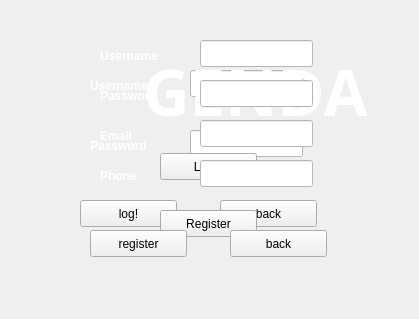
    <widget class="QWidget" name="Lander">
     <widget class="QWidget" name="widgetLog" native="true">
      <property name="geometry">
       <rect>
        <x>0</x>
        <y>0</y>
        <width>400</width>
        <height>300</height>
       </rect>
      </property>
      <property name="contextMenuPolicy">
       <enum>Qt::NoContextMenu</enum>
      </property>
      <property name="styleSheet">
       <string notr="true">alternate-background-color: rgb(85, 255, 255);</string>
      </property>
      <widget class="QPushButton" name="btnLogIn_2">
       <property name="geometry">
        <rect>
         <x>80</x>
         <y>200</y>
         <width>97</width>
         <height>27</height>
        </rect>
       </property>
       <property name="font">
        <font>
         <italic>false</italic>
        </font>
       </property>
       <property name="text">
        <string>log!</string>
       </property>
      </widget>
      <widget class="QPushButton" name="btnBack_2">
       <property name="geometry">
        <rect>
         <x>220</x>
         <y>200</y>
         <width>97</width>
         <height>27</height>
        </rect>
       </property>
       <property name="text">
        <string>back</string>
       </property>
      </widget>
      <widget class="QLabel" name="labelUserName_2">
       <property name="geometry">
        <rect>
         <x>90</x>
         <y>70</y>
         <width>81</width>
         <height>31</height>
        </rect>
       </property>
       <property name="font">
        <font>
         <weight>75</weight>
         <bold>true</bold>
        </font>
       </property>
       <property name="styleSheet">
        <string notr="true">color: rgb(255, 255, 255);</string>
       </property>
       <property name="text">
        <string>Username</string>
       </property>
      </widget>
      <widget class="QLineEdit" name="lineEditUserName_2">
       <property name="geometry">
        <rect>
         <x>190</x>
         <y>70</y>
         <width>113</width>
         <height>27</height>
        </rect>
       </property>
       <property name="styleSheet">
        <string notr="true">background-color: rgb(255, 255, 255);</string>
       </property>
      </widget>
      <widget class="QLineEdit" name="lineEditPassword_2">
       <property name="geometry">
        <rect>
         <x>190</x>
         <y>130</y>
         <width>113</width>
         <height>27</height>
        </rect>
       </property>
       <property name="styleSheet">
        <string notr="true">background-color: rgb(255, 255, 255);</string>
       </property>
       <property name="echoMode">
        <enum>QLineEdit::Password</enum>
       </property>
      </widget>
      <widget class="QLabel" name="labelPassword_2">
       <property name="geometry">
        <rect>
         <x>90</x>
         <y>130</y>
         <width>81</width>
         <height>31</height>
        </rect>
       </property>
       <property name="font">
        <font>
         <weight>75</weight>
         <bold>true</bold>
        </font>
       </property>
       <property name="styleSheet">
        <string notr="true">color: rgb(255, 255, 255);</string>
       </property>
       <property name="text">
        <string>Password</string>
       </property>
      </widget>
     </widget>
     <widget class="QWidget" name="widgetWelcome" native="true">
      <property name="geometry">
       <rect>
        <x>10</x>
        <y>10</y>
        <width>400</width>
        <height>300</height>
       </rect>
      </property>
      <property name="contextMenuPolicy">
       <enum>Qt::NoContextMenu</enum>
      </property>
      <widget class="QPushButton" name="btnLog">
       <property name="geometry">
        <rect>
         <x>150</x>
         <y>143</y>
         <width>97</width>
         <height>27</height>
        </rect>
       </property>
       <property name="font">
        <font>
         <italic>false</italic>
        </font>
       </property>
       <property name="text">
        <string>Login</string>
       </property>
      </widget>
      <widget class="QPushButton" name="btnReg">
       <property name="geometry">
        <rect>
         <x>150</x>
         <y>200</y>
         <width>97</width>
         <height>27</height>
        </rect>
       </property>
       <property name="text">
        <string>Register</string>
       </property>
      </widget>
      <widget class="QLabel" name="labLogo">
       <property name="geometry">
        <rect>
         <x>25</x>
         <y>14</y>
         <width>141</width>
         <height>131</height>
        </rect>
       </property>
       <property name="text">
        <string/>
       </property>
       <property name="pixmap">
        <pixmap resource="logo.qrc">:/new/prefix1/logo2.png</pixmap>
       </property>
       <property name="scaledContents">
        <bool>true</bool>
       </property>
      </widget>
      <widget class="QLabel" name="labTitle">
       <property name="geometry">
        <rect>
         <x>70</x>
         <y>15</y>
         <width>351</width>
         <height>131</height>
        </rect>
       </property>
       <property name="palette">
        <palette>
         <active>
          <colorrole role="WindowText">
           <brush brushstyle="SolidPattern">
            <color alpha="255">
             <red>255</red>
             <green>255</green>
             <blue>255</blue>
            </color>
           </brush>
          </colorrole>
          <colorrole role="Dark">
           <brush brushstyle="SolidPattern">
            <color alpha="255">
             <red>199</red>
             <green>199</green>
             <blue>199</blue>
            </color>
           </brush>
          </colorrole>
          <colorrole role="Text">
           <brush brushstyle="SolidPattern">
            <color alpha="255">
             <red>255</red>
             <green>255</green>
             <blue>255</blue>
            </color>
           </brush>
          </colorrole>
          <colorrole role="ButtonText">
           <brush brushstyle="SolidPattern">
            <color alpha="255">
             <red>68</red>
             <green>68</green>
             <blue>68</blue>
            </color>
           </brush>
          </colorrole>
         </active>
         <inactive>
          <colorrole role="WindowText">
           <brush brushstyle="SolidPattern">
            <color alpha="255">
             <red>255</red>
             <green>255</green>
             <blue>255</blue>
            </color>
           </brush>
          </colorrole>
          <colorrole role="Dark">
           <brush brushstyle="SolidPattern">
            <color alpha="255">
             <red>199</red>
             <green>199</green>
             <blue>199</blue>
            </color>
           </brush>
          </colorrole>
          <colorrole role="Text">
           <brush brushstyle="SolidPattern">
            <color alpha="255">
             <red>255</red>
             <green>255</green>
             <blue>255</blue>
            </color>
           </brush>
          </colorrole>
          <colorrole role="ButtonText">
           <brush brushstyle="SolidPattern">
            <color alpha="255">
             <red>68</red>
             <green>68</green>
             <blue>68</blue>
            </color>
           </brush>
          </colorrole>
         </inactive>
         <disabled>
          <colorrole role="WindowText">
           <brush brushstyle="SolidPattern">
            <color alpha="255">
             <red>199</red>
             <green>199</green>
             <blue>199</blue>
            </color>
           </brush>
          </colorrole>
          <colorrole role="Dark">
           <brush brushstyle="SolidPattern">
            <color alpha="255">
             <red>199</red>
             <green>199</green>
             <blue>199</blue>
            </color>
           </brush>
          </colorrole>
          <colorrole role="Text">
           <brush brushstyle="SolidPattern">
            <color alpha="255">
             <red>199</red>
             <green>199</green>
             <blue>199</blue>
            </color>
           </brush>
          </colorrole>
          <colorrole role="ButtonText">
           <brush brushstyle="SolidPattern">
            <color alpha="255">
             <red>199</red>
             <green>199</green>
             <blue>199</blue>
            </color>
           </brush>
          </colorrole>
         </disabled>
        </palette>
       </property>
       <property name="font">
        <font>
         <family>Adobe 黑体 Std R</family>
         <pointsize>48</pointsize>
         <weight>75</weight>
         <bold>true</bold>
        </font>
       </property>
       <property name="text">
        <string>GENDA</string>
       </property>
       <property name="scaledContents">
        <bool>false</bool>
       </property>
       <property name="alignment">
        <set>Qt::AlignCenter</set>
       </property>
      </widget>
     </widget>
     <widget class="QWidget" name="widgetReg" native="true">
      <property name="geometry">
       <rect>
        <x>10</x>
        <y>10</y>
        <width>400</width>
        <height>300</height>
       </rect>
      </property>
      <property name="contextMenuPolicy">
       <enum>Qt::NoContextMenu</enum>
      </property>
      <property name="styleSheet">
       <string notr="true">alternate-background-color: rgb(85, 255, 255);</string>
      </property>
      <widget class="QPushButton" name="btnReg_reg_2">
       <property name="geometry">
        <rect>
         <x>80</x>
         <y>220</y>
         <width>97</width>
         <height>27</height>
        </rect>
       </property>
       <property name="font">
        <font>
         <italic>false</italic>
        </font>
       </property>
       <property name="text">
        <string>register</string>
       </property>
      </widget>
      <widget class="QPushButton" name="btnBack_reg_2">
       <property name="geometry">
        <rect>
         <x>220</x>
         <y>220</y>
         <width>97</width>
         <height>27</height>
        </rect>
       </property>
       <property name="text">
        <string>back</string>
       </property>
      </widget>
      <widget class="QLabel" name="labelUserName_reg_2">
       <property name="geometry">
        <rect>
         <x>90</x>
         <y>30</y>
         <width>81</width>
         <height>31</height>
        </rect>
       </property>
       <property name="font">
        <font>
         <weight>75</weight>
         <bold>true</bold>
        </font>
       </property>
       <property name="styleSheet">
        <string notr="true">color: rgb(255, 255, 255);</string>
       </property>
       <property name="text">
        <string>Username</string>
       </property>
      </widget>
      <widget class="QLineEdit" name="lineEditUsername_reg_2">
       <property name="geometry">
        <rect>
         <x>190</x>
         <y>30</y>
         <width>113</width>
         <height>27</height>
        </rect>
       </property>
       <property name="styleSheet">
        <string notr="true">background-color: rgb(255, 255, 255);</string>
       </property>
      </widget>
      <widget class="QLineEdit" name="lineEditPSW_reg_2">
       <property name="geometry">
        <rect>
         <x>190</x>
         <y>70</y>
         <width>113</width>
         <height>27</height>
        </rect>
       </property>
       <property name="styleSheet">
        <string notr="true">background-color: rgb(255, 255, 255);</string>
       </property>
       <property name="echoMode">
        <enum>QLineEdit::Normal</enum>
       </property>
      </widget>
      <widget class="QLabel" name="labelPassword_reg_2">
       <property name="geometry">
        <rect>
         <x>90</x>
         <y>70</y>
         <width>81</width>
         <height>31</height>
        </rect>
       </property>
       <property name="font">
        <font>
         <weight>75</weight>
         <bold>true</bold>
        </font>
       </property>
       <property name="styleSheet">
        <string notr="true">color: rgb(255, 255, 255);</string>
       </property>
       <property name="text">
        <string>Password</string>
       </property>
      </widget>
      <widget class="QLabel" name="labelEmail_reg_2">
       <property name="geometry">
        <rect>
         <x>90</x>
         <y>110</y>
         <width>81</width>
         <height>31</height>
        </rect>
       </property>
       <property name="font">
        <font>
         <weight>75</weight>
         <bold>true</bold>
        </font>
       </property>
       <property name="styleSheet">
        <string notr="true">color: rgb(255, 255, 255);</string>
       </property>
       <property name="text">
        <string>Email</string>
       </property>
      </widget>
      <widget class="QLineEdit" name="lineEditEmail_reg_2">
       <property name="geometry">
        <rect>
         <x>190</x>
         <y>110</y>
         <width>113</width>
         <height>27</height>
        </rect>
       </property>
       <property name="styleSheet">
        <string notr="true">background-color: rgb(255, 255, 255);</string>
       </property>
       <property name="echoMode">
        <enum>QLineEdit::Normal</enum>
       </property>
      </widget>
      <widget class="QLabel" name="labelPhone_reg_2">
       <property name="geometry">
        <rect>
         <x>90</x>
         <y>150</y>
         <width>81</width>
         <height>31</height>
        </rect>
       </property>
       <property name="font">
        <font>
         <weight>75</weight>
         <bold>true</bold>
        </font>
       </property>
       <property name="styleSheet">
        <string notr="true">color: rgb(255, 255, 255);</string>
       </property>
       <property name="text">
        <string>Phone</string>
       </property>
      </widget>
      <widget class="QLineEdit" name="lineEditPhone_reg_2">
       <property name="geometry">
        <rect>
         <x>190</x>
         <y>150</y>
         <width>113</width>
         <height>27</height>
        </rect>
       </property>
       <property name="styleSheet">
        <string notr="true">background-color: rgb(255, 255, 255);</string>
       </property>
       <property name="echoMode">
        <enum>QLineEdit::Normal</enum>
       </property>
      </widget>
     </widget>
    </widget>
